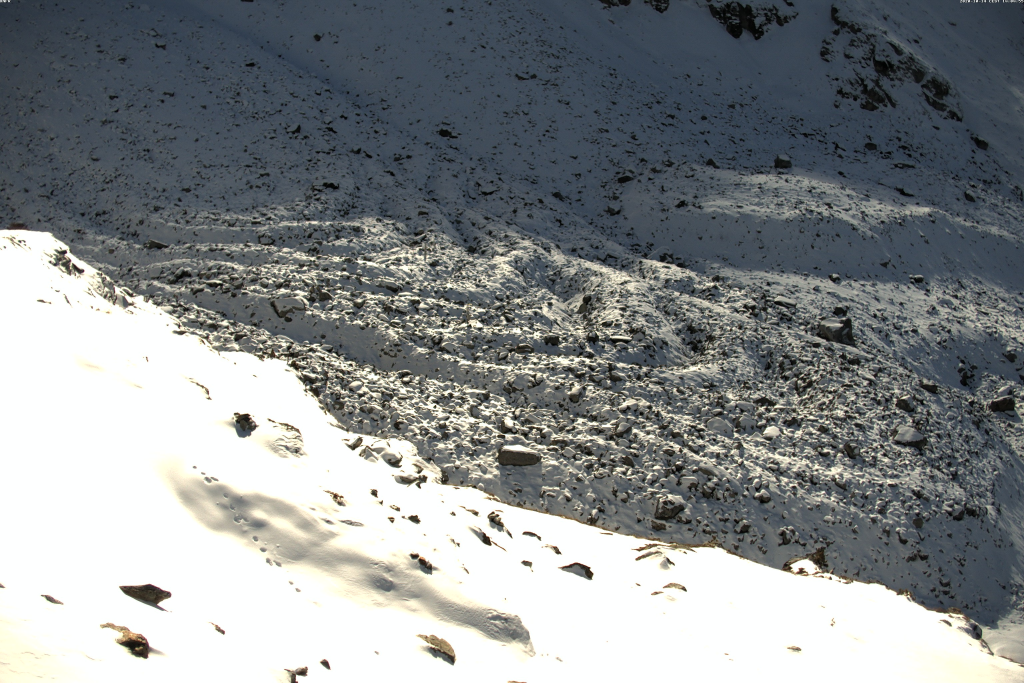
#> input picture Manuel/RGB_imgs/RGB_imgs/m201014140455436.jpg, 3072 x 2048 px (shown at 1/3 size); its folder holds only this picture in this run
$ python main.py
#> lines starting #> are read from the running program, lines starting #| are printed output that depends on the picture
import cv2
import numpy as np
import os
import shutil
from tqdm import tqdm  # Für die Fortschrittsanzeige


def analyze_image(image_path):
    """
    Analysiert ein Bild, um zwischen Nebel und Schnee zu unterscheiden.
    """
#> called with image_path = 'RGB_imgs/RGB_imgs/m201014140455436.jpg'
    # Lade das Bild
    img = cv2.imread(image_path)
#> img is the input picture: shape (2048, 3072, 3); mean B, G, R 139.6, 138.1, 134
    if img is None:
        raise ValueError(f"Bild konnte nicht geladen werden: {image_path}")

    # Konvertiere zu Graustufen
    gray = cv2.cvtColor(img, cv2.COLOR_BGR2GRAY)
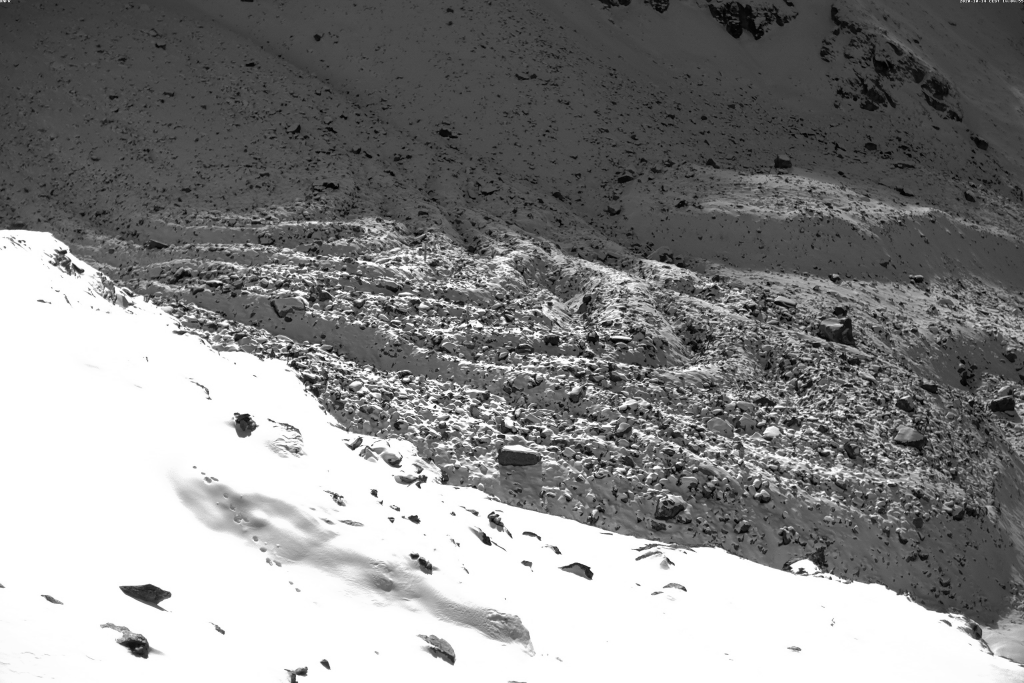
#> gray: shape (2048, 3072) (shown at 1/3 size); min 0, max 255, mean 137.1

    # Kantenextraktion mit Canny-Detektor
    edges = cv2.Canny(gray, threshold1=50, threshold2=150)
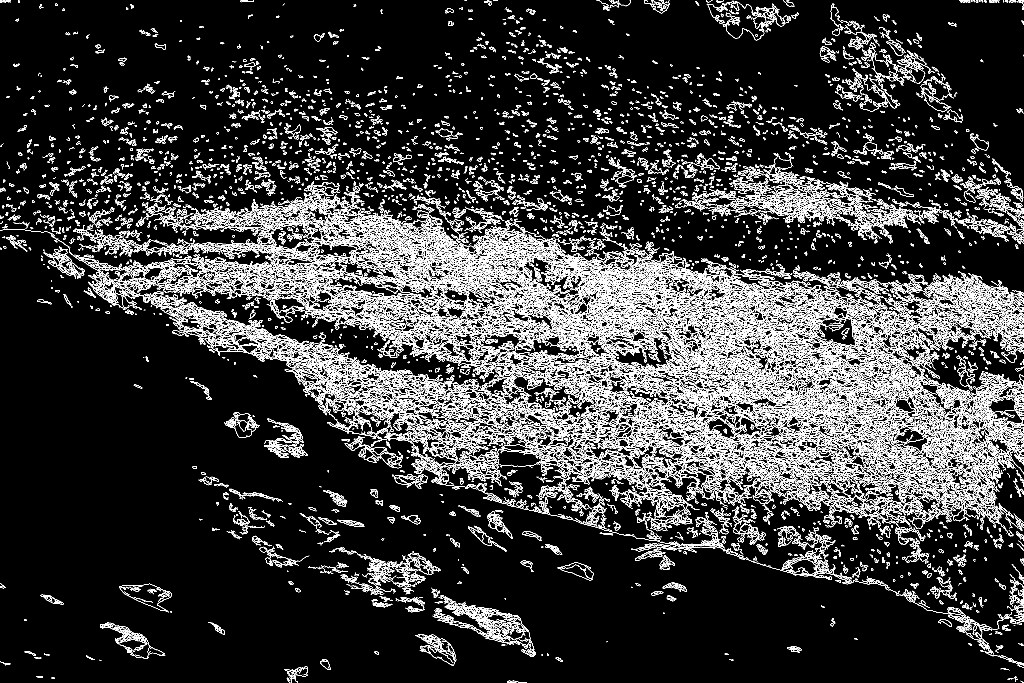
#> edges: shape (2048, 3072) (shown at 1/3 size); 9.8% white in thin lines or dots

    # Berechnung der Farbvarianz (Varianz der RGB-Kanäle)
    variance = np.var(img, axis=(0, 1))
#> variance = [6111.1, 6832.1, 7404.8]

    # Summiere die Anzahl der Kantenpixel
    edge_density = np.sum(edges) / edges.size
#> edge_density = 25.08

    # Entscheidung basierend auf Farbvarianz und Kantendichte
    if edge_density < 30 and np.mean(variance) < 2000 and np.mean(variance) > 400:
        return "Nicht-Nebel"
    else:
        return "Nebel"


def process_images(input_folder, fog_folder, not_fog_folder):
    """
    Verarbeitet alle Bilder in einem Ordner und verschiebt jene mit Nebel in einen Zielordner.
    Zeigt den Fortschritt mit einer Progressbar an.
    """
    if not os.path.exists(fog_folder):
        os.makedirs(fog_folder)

    if not os.path.exists(not_fog_folder):
        os.makedirs(not_fog_folder)

    # Liste aller Bilddateien im Eingabeordner
    image_files = [
        file_name for file_name in os.listdir(input_folder)
        if os.path.isfile(os.path.join(input_folder, file_name)) and file_name.lower().endswith(
            ('.png', '.jpg', '.jpeg', '.bmp', '.tif', '.tiff'))
    ]

    # Fortschrittsanzeige initialisieren
    for file_name in tqdm(image_files, desc="Bilder verarbeiten", unit="Bild"):
        file_path = os.path.join(input_folder, file_name)
        try:
            # Analyse des Bildes
            result = analyze_image(file_path)

            # Falls Nebel erkannt wird, kopiere das Bild in den Zielordner
            if result == "Nebel":
                shutil.copy(file_path, os.path.join(fog_folder, file_name))
            else:
                shutil.copy(file_path, os.path.join(not_fog_folder, file_name))
        except Exception as e:
            print(f"Fehler bei der Verarbeitung von {file_name}: {e}")


# Ordnerpfade
input_folder = "RGB_imgs/RGB_imgs"  # Ersetze durch den Pfad zu deinem Eingabeordner
fog_folder = "not_useful"  # Ersetze durch den Pfad zum Zielordner
not_fog_folder = "useful"

# Verarbeitung starten
process_images(input_folder, fog_folder, not_fog_folder)

$ run again, on Manuel/RGB_imgs/RGB_imgs/m201015080523493.jpg
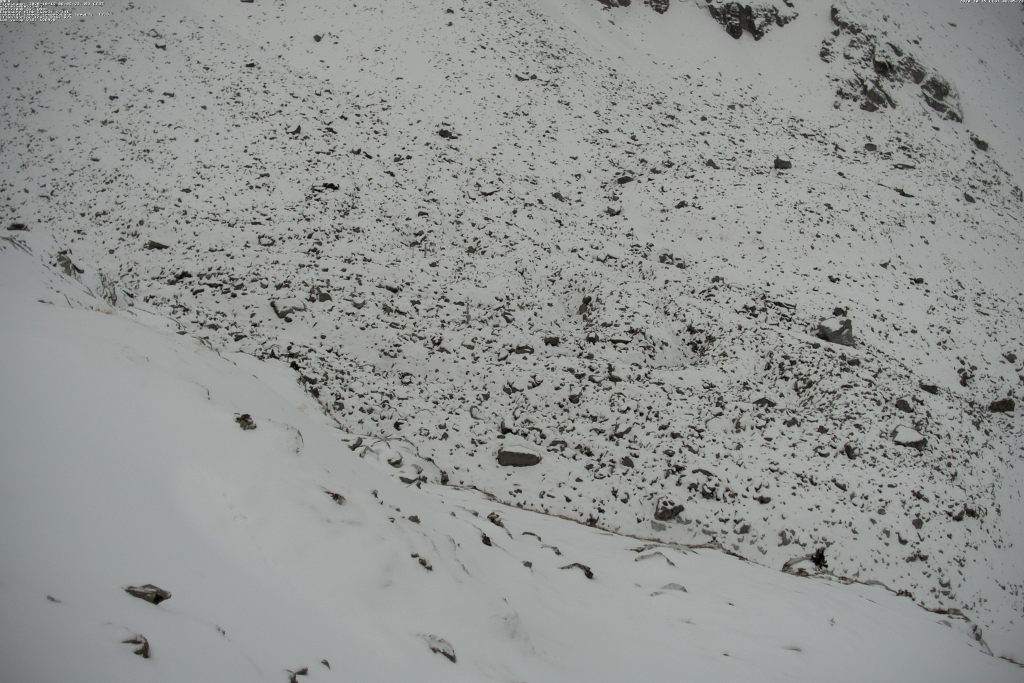
#> input picture Manuel/RGB_imgs/RGB_imgs/m201015080523493.jpg, 3072 x 2048 px (shown at 1/3 size)
#> in analyze_image, img is the input picture: shape (2048, 3072, 3); mean B, G, R 146.4, 148.5, 145.9
#> in analyze_image, `edges = cv2.Canny(gray, threshold1=50, threshold2=150)`:
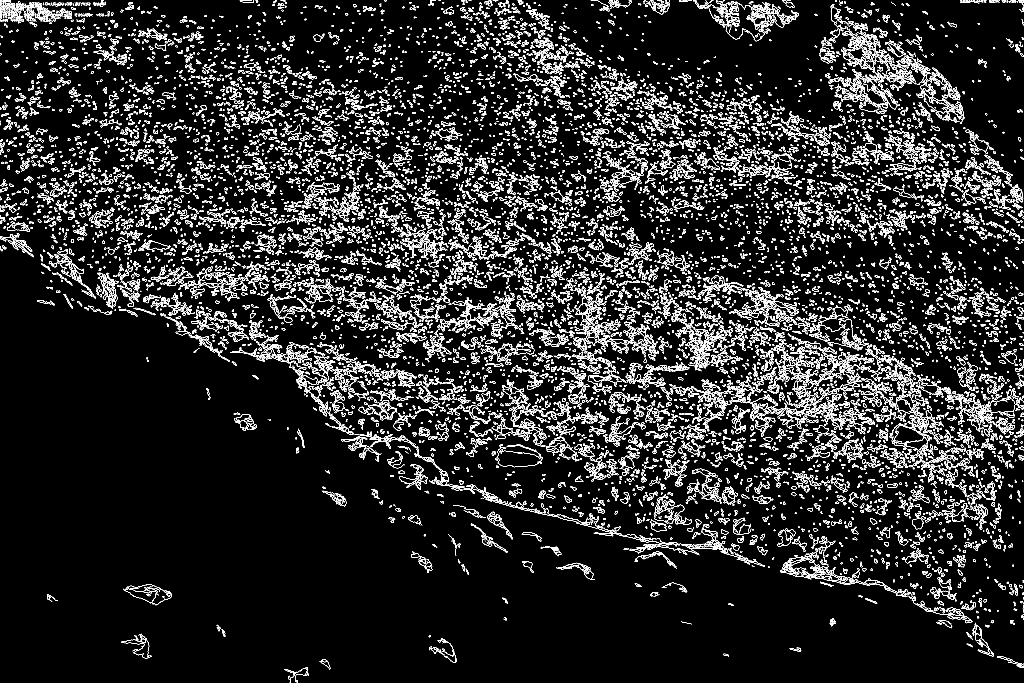
#> edges: shape (2048, 3072) (shown at 1/3 size); 7.3% white in thin lines or dots
#> variance = [860.5, 847.7, 781.7]
#> edge_density = 18.7

$ run again, on Manuel/RGB_imgs/RGB_imgs/m201015113419867.jpg
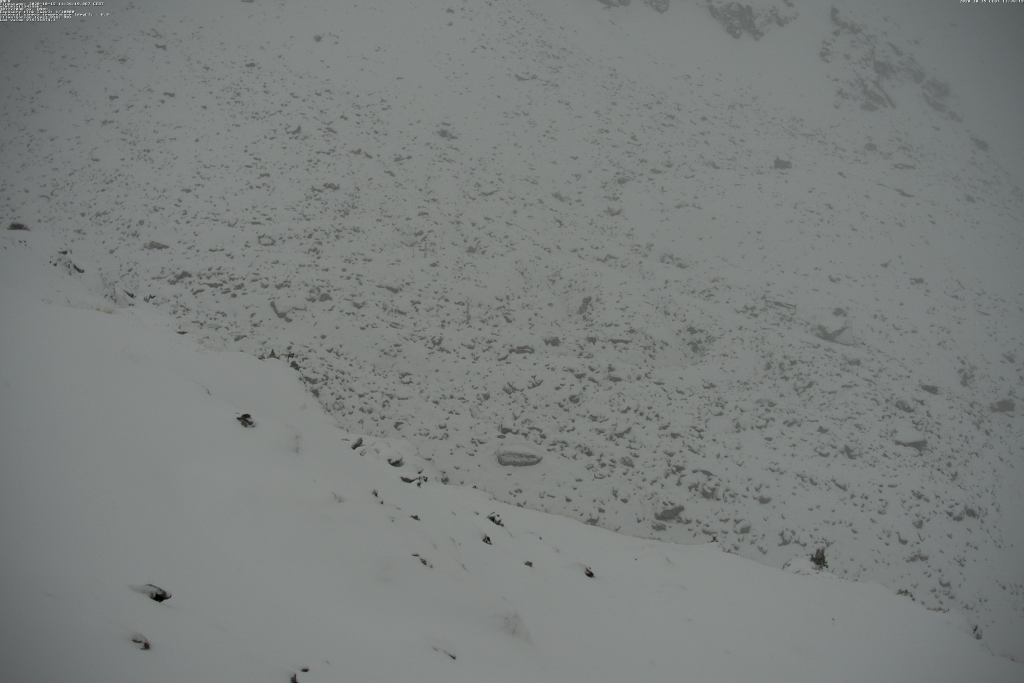
#> input picture Manuel/RGB_imgs/RGB_imgs/m201015113419867.jpg, 3072 x 2048 px (shown at 1/3 size)
#> in analyze_image, img is the input picture: shape (2048, 3072, 3); mean B, G, R 125.8, 127.3, 123.3
#> in analyze_image, `edges = cv2.Canny(gray, threshold1=50, threshold2=150)`:
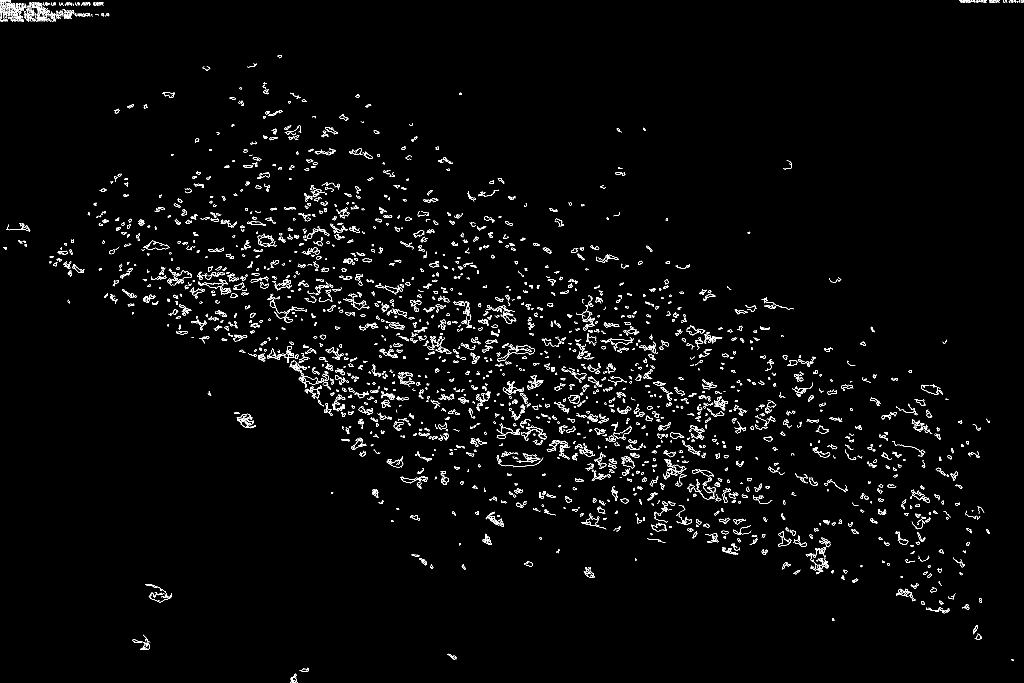
#> edges: shape (2048, 3072) (shown at 1/3 size); 1.6% white in thin lines or dots
#> variance = [129.7, 133.6, 133.1]
#> edge_density = 4.13

$ run again, on Manuel/RGB_imgs/RGB_imgs/m201014144351224.jpg
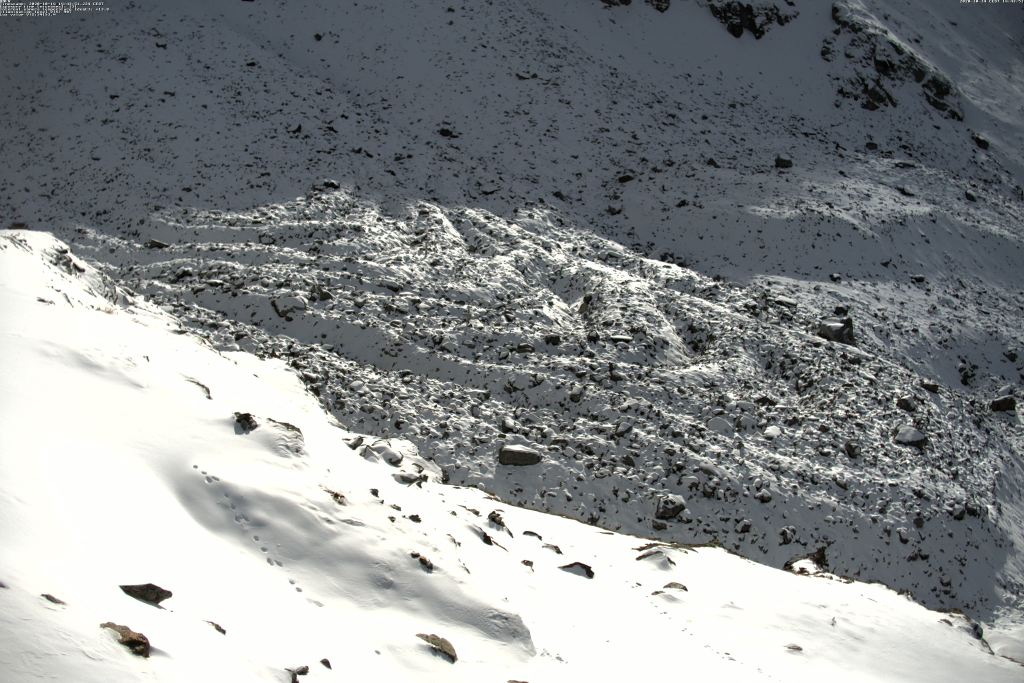
#> input picture Manuel/RGB_imgs/RGB_imgs/m201014144351224.jpg, 3072 x 2048 px (shown at 1/3 size)
#> in analyze_image, img is the input picture: shape (2048, 3072, 3); mean B, G, R 143.3, 142.1, 138.2
#> in analyze_image, `edges = cv2.Canny(gray, threshold1=50, threshold2=150)`:
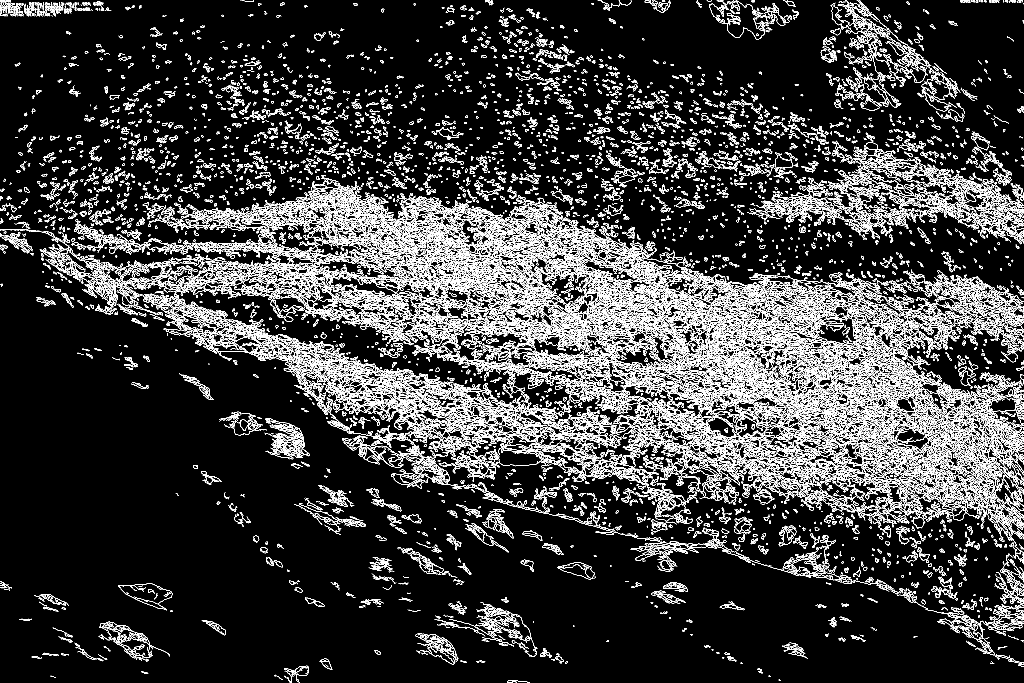
#> edges: shape (2048, 3072) (shown at 1/3 size); 10.2% white in thin lines or dots
#> variance = [5211, 5803.5, 6165.6]
#> edge_density = 26.13
